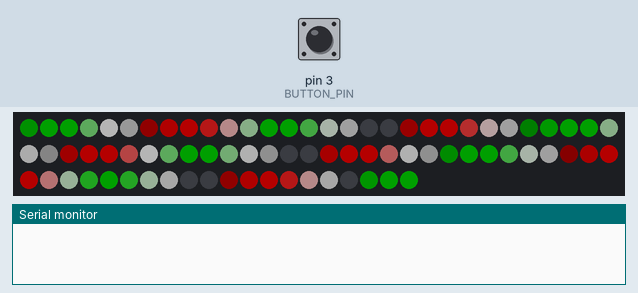
Simulated run of this sketch. Board: Arduino Uno, built with avr-gcc and run on an emulated ATmega328P. On the bench: 80 RGB LEDs in strip order, left to right, continuing on the next row, the last lines printed to the serial monitor. The test bench sets the inputs (shaded band); at power-on: pin 3 (BUTTON_PIN) HIGH. Dim RGB values are drawn brighter than linear.

Above: at 4.2 s.
4.3 s: pin 3 (BUTTON_PIN) pulled LOW for 0.15 s
At 5.7 s:
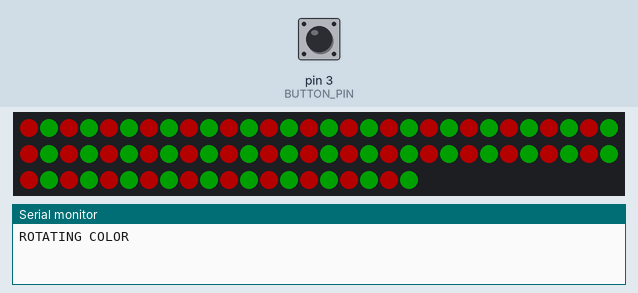
6.0 s: pin 3 (BUTTON_PIN) pulled LOW for 3.2 s
At 6.68 s:
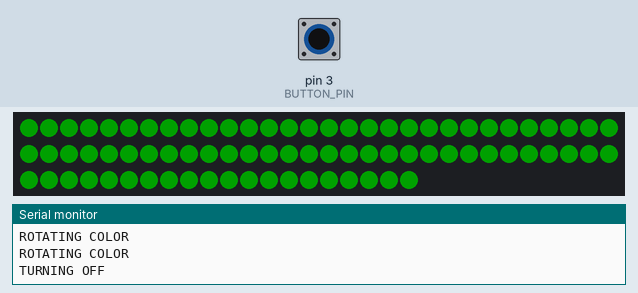
9.8 s: pin 3 (BUTTON_PIN) pulled LOW for 1 s
At 11.05 s:
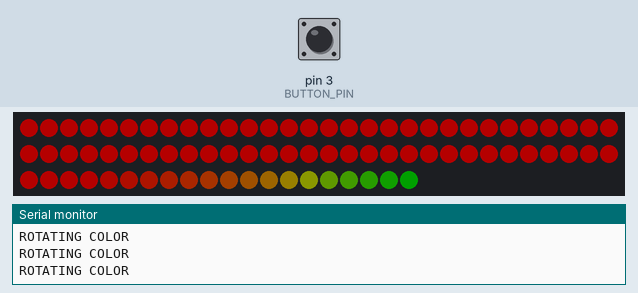
11.4 s: pin 3 (BUTTON_PIN) pulled LOW for 0.15 s
At 17.81 s:
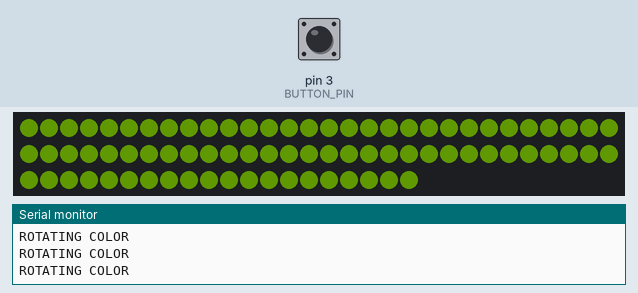

The sketch:

christmas.ino
```cpp
#include <FastLED.h>

#define LED_PIN 5
#define BUTTON_PIN 3
#define NUM_LEDS 80
#define BRIGHTNESS 64
#define LED_TYPE WS2811
#define COLOR_ORDER GRB
#define UPDATES_PER_SECOND 100
#define CHANGETIME 60
CRGB leds[NUM_LEDS];


boolean oSwitchState = LOW;
boolean nSwitchState = LOW;
boolean ledStatus = LOW;
int currentPaletteIndex = 0;

class SuperPalette {
    private:
        CRGBPalette16 palette;
        TBlendType blendType;
        uint8_t indexStepping;
        uint8_t delay;
        uint8_t motionSpeed;
    public:
        SuperPalette(CRGBPalette16 palette, TBlendType blendType, uint8_t indexStepping, uint8_t delay, uint8_t motionSpeed) {
            this->palette = palette;
            this->blendType = blendType;
            this->indexStepping = indexStepping;
            this->delay = delay;
            this->motionSpeed = motionSpeed;
        }

        CRGBPalette16 getPalette() {
            return this->palette;
        }

        TBlendType getBlendType() {
            return this->blendType;
        }

        uint8_t getIndexStepping() {
            return this->indexStepping;
        }

        uint8_t getDelay() {
            return this->delay;
        }

        uint8_t getMotionSpeed() {
            return this->motionSpeed;
        }
};


/* Custom palettes */
extern const TProgmemPalette16 redGreenWhiteChasing PROGMEM;
extern const TProgmemPalette16 redGreen PROGMEM;
extern const TProgmemPalette16 redGreenAlternating PROGMEM;

SuperPalette paletteArray[] = {
    SuperPalette(redGreenWhiteChasing, LINEARBLEND, 10, 10, 1), /* Red green white chasing */
    SuperPalette(redGreenAlternating, NOBLEND, 16, 0, 0), /* Red green alternating solid */
    SuperPalette(redGreen, LINEARBLEND, 1, 10, 1), /* All red or green alternating */
    SuperPalette(CRGBPalette16(CRGB::Red, CRGB::Green, CRGB::White, CRGB::Red), LINEARBLEND, 0, 50, 1) /* All Red green white blending */
};

void setup()
{
    delay(3000); // power-up safety delay
    FastLED.addLeds<LED_TYPE, LED_PIN, COLOR_ORDER>(leds, NUM_LEDS).setCorrection(TypicalLEDStrip);
    FastLED.setBrightness(BRIGHTNESS);

    Serial.begin(9600);
    pinMode(BUTTON_PIN, INPUT_PULLUP);
}

void loop()
{
    SuperPalette currentPalette = paletteArray[currentPaletteIndex];

    static uint8_t startIndex = 0;
    startIndex = startIndex + currentPalette.getMotionSpeed();
    FillLEDsFromPaletteColors(startIndex);

    nSwitchState = digitalRead(BUTTON_PIN);
    if(nSwitchState == LOW) {
        if((currentPaletteIndex+1) == (sizeof(paletteArray) / sizeof(paletteArray[0]))) {
            currentPaletteIndex = -1;
            Serial.println("TURNING OFF");
            FastLED.setBrightness(0);
        }
        else if(currentPaletteIndex == -1) {
            currentPaletteIndex = 0;
        }
        else {
            currentPaletteIndex++;
        }

        if(currentPaletteIndex >= 0) {
            CRGBPalette16 newPalette = paletteArray[currentPaletteIndex].getPalette();
            CRGBPalette16 oldPalette = currentPalette.getPalette();
            FastLED.setBrightness(BRIGHTNESS);
            Serial.println("ROTATING COLOR");
            uint8_t maxChanges = 24;
            nblendPaletteTowardPalette(oldPalette, newPalette, maxChanges);
        }

        delay(250);
    }
}

void FillLEDsFromPaletteColors(uint8_t colorIndex)
{
    uint8_t brightness = 255;

    for (int i = 0; i < NUM_LEDS; i++)
    {
        leds[i] = ColorFromPalette(paletteArray[currentPaletteIndex].getPalette(), colorIndex, brightness, paletteArray[currentPaletteIndex].getBlendType());
        colorIndex += paletteArray[currentPaletteIndex].getIndexStepping();
    }

    FastLED.show();
    FastLED.delay(paletteArray[currentPaletteIndex].getDelay());
}

const TProgmemPalette16 redGreenWhiteChasing PROGMEM =
    {
        CRGB::Red,
        CRGB::Red,
        CRGB::White,
        CRGB::Black,

        CRGB::Green,
        CRGB::Green,
        CRGB::White,
        CRGB::Black,

        CRGB::Red,
        CRGB::Red,
        CRGB::White,
        CRGB::Green,
        CRGB::Green,
        CRGB::White,
        CRGB::Black,
        CRGB::Black
    };

const TProgmemPalette16 redGreen PROGMEM =
    {
        CRGB::Green,
        CRGB::Green,
        CRGB::Green,
        CRGB::Green,

        CRGB::Green,
        CRGB::Green,
        CRGB::Green,
        CRGB::Green,

        CRGB::Red,
        CRGB::Red,
        CRGB::Red,
        CRGB::Red,
        CRGB::Red,
        CRGB::Red,
        CRGB::Red,
        CRGB::Red
    };

const TProgmemPalette16 redGreenAlternating PROGMEM =
    {
        CRGB::Red,
        CRGB::Green,
        CRGB::Red,
        CRGB::Green,
        CRGB::Red,
        CRGB::Green,
        CRGB::Red,
        CRGB::Green,
        CRGB::Red,
        CRGB::Green,
        CRGB::Red,
        CRGB::Green,
        CRGB::Red,
        CRGB::Green,
        CRGB::Red,
        CRGB::Green,
    };
```

Measured:
- after the input at 6.0 s, the LEDs: first change after 0.27 s (image 2 shows a later state)
- after the input at 9.8 s, the LEDs: first change after 0.27 s (image 3 shows a later state)
